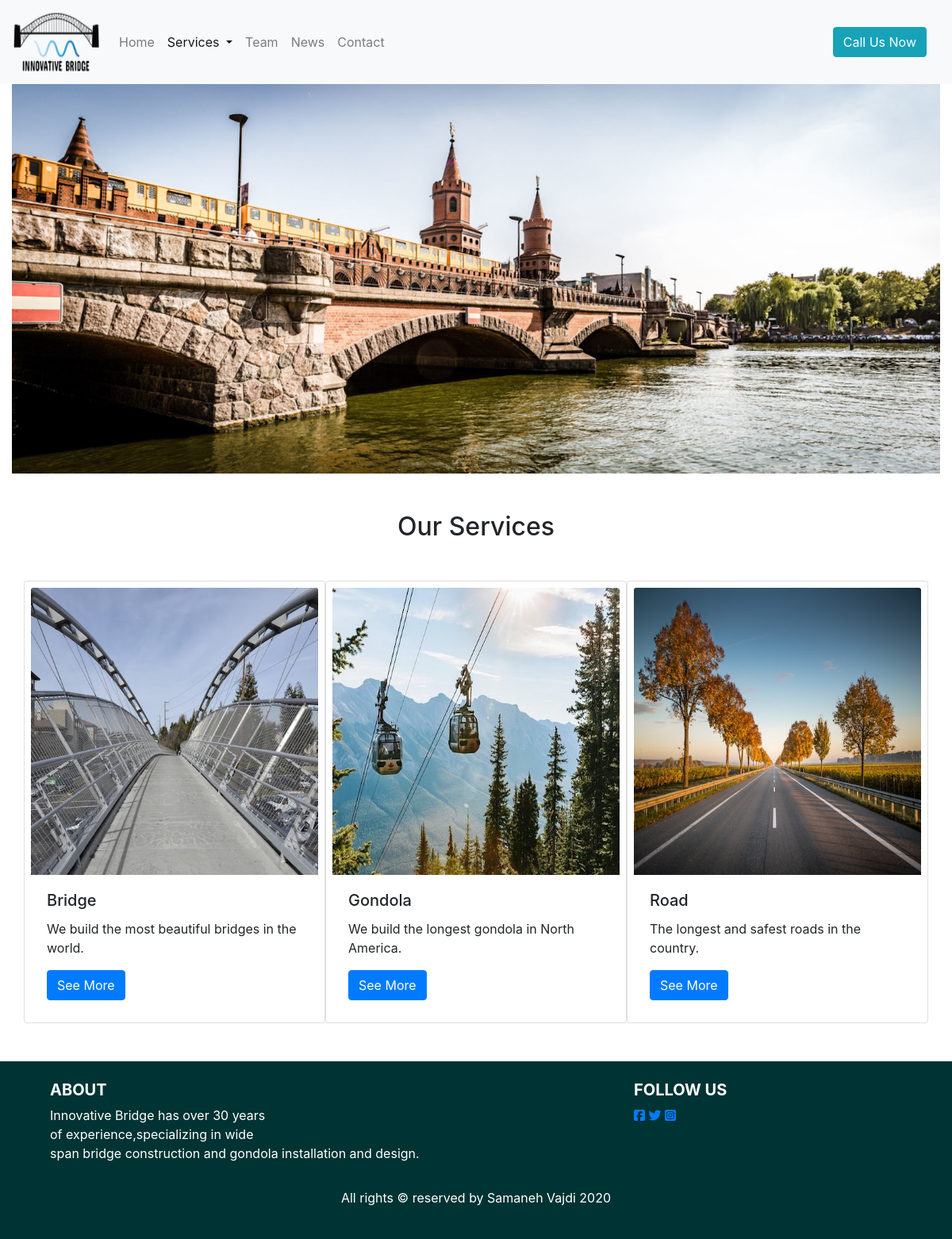
The app's page /service.php with its own data.
### tables this page shows
CREATE TABLE `hero_images` (
  `id` int(10) UNSIGNED NOT NULL,
  `page_name` varchar(255) NOT NULL,
  `image` text NOT NULL
);

CREATE TABLE `services` (
  `id` int(10) UNSIGNED NOT NULL,
  `name` varchar(255) NOT NULL,
  `image` text NOT NULL,
  `bio` text NOT NULL
);

### service.php (the view, shortened to what this page needs)
<?php
include 'includes/head.php';
include 'includes/nav.php';
$con = connect();
$query ="SELECT image FROM hero_images WHERE page_name = 'services'";
$hero_result = mysqli_query($con, $query);
$hero = mysqli_fetch_assoc($hero_result);
?>
<div class="hero container-fluid text-center">
	<img src="imgs/heros/<?= $hero['image']?>" class="img-fluid">
</div>
<div class="container">
	<?php
	if(isset($_GET['sid'])) {
		$query = "SELECT * FROM projects WHERE service_id=" . $_GET['sid'];
		$project_result = mysqli_query($con,$query);
		while ($project = mysqli_fetch_assoc($project_result)) {
			?>
			<div class="card mt-5 mb-5">
				<div class="row no-gutters">
					<div class="col-md-4">
						<img src="imgs/projects/<?= $project['image'] ?>" class="card-img" alt="<?= $project['name'] ?>">
					</div>
					<div class="col-md-8">
						<div class="card-body">
							<h5 class="card-title"><?= $project['name'] ?></h5>
							<p class="card-text"><?= substr($project['description'], 0, 300)?> ...</p>
							<a href="project_detail.php?pid=<?= $project['id'] ?>" class="card-link">Read more</a>
						</div>
					</div>
				</div>
			</div>
			<?php
		}
	} else {
		?>
		<h2 class="text-center m-5">Our Services</h2>
		<div class="row my-5">
			<?php
			$query = "SELECT * FROM services";
			$service_result = mysqli_query($con, $query);
			while ($service = mysqli_fetch_assoc($service_result)) {
				?>
				<div class="card col-md-4 p-2 " >
					<img class="card-img-top" src="imgs/projects/<?= $service['image']?>">
					<div class="card-body">
						<h5 class="card-title"><?=$service['name']?></h5>
						<p class="card-text"><?=$service['bio']?></p>
						<a href="service.php?sid=<?=$service['id']?>" class="btn btn-primary">See More</a>
					</div>
				</div>
				<?php
			}
			?>
		</div>
		<?php
	}
	?>
</div>
<?php
include 'includes/footer.php';
?>

### css/style.css (style rules this page uses)
* { margin: 0; padding: 0; box-sizing: border-box; }
img { vertical-align: middle; }

### records on screen
hero_images: image (picture)
services: image (picture), name "Bridge", bio "We build the most beautiful bridges in the world."
services: image (picture), name "Gondola", bio "We build the longest gondola in North America."
services: image (picture), name "Road", bio "The longest and safest roads in the country."
